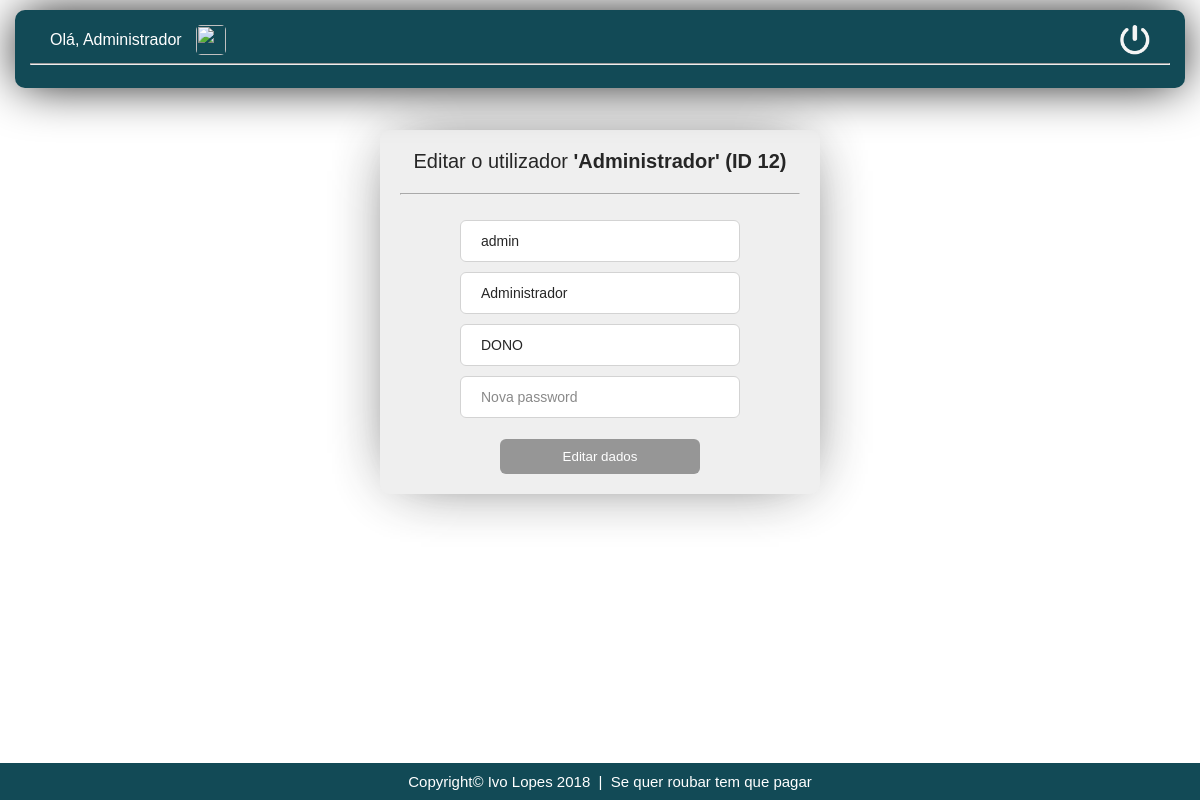
The app's page /projetophp_ivolopes_3TSI/editar.php?p=editar&utilizador=12&nome=Administrador (signed in) with its own data.
### tables this page shows
CREATE TABLE `utilizadores` (
  `id` int(11) NOT NULL,
  `username` varchar(20) NOT NULL,
  `password` varchar(255) NOT NULL,
  `nome` varchar(50) NOT NULL,
  `foto_perfil` text,
  `nivel_acesso` int(1) NOT NULL DEFAULT '1'
);

CREATE TABLE `funcoesutilizadores` (
  `id_user` int(11) NOT NULL,
  `funcao` varchar(50) NOT NULL
);

### projetophp_ivolopes_3TSI/editar.php (the view, shortened to what this page needs)
<?php
	$cod_user = intval($_GET['utilizador']);
	$nome = $_GET['nome'];
	$strcon = mysqli_connect('localhost', 'root', '');
	$consulta = "SELECT username, nome, funcao FROM utilizadores, funcoesutilizadores WHERE utilizadores.id = $cod_user AND funcoesutilizadores.id_user = $cod_user";
	$result = mysqli_query($strcon, $consulta);
	$row = mysqli_num_rows($result);
	if ($row == 1) {
		while ($row = mysqli_fetch_array($result)) {
			$db_user= $row['username'];
			$db_nome = $row['nome'];
			$db_funcao = $row['funcao'];
		}
	}
?>
<!DOCTYPE html>
<html>
<head>
	<link rel="stylesheet" type="text/css" href="css/estilos2.css">
</head>
<body>
	<div id="principal2">
		<label style="font-size: 20px;">Editar o utilizador <b>'<?php echo $nome ?>' (ID <?php echo $cod_user ?>) </b></label>
		<hr style="margin-bottom: 5%; margin-top: 5%;">
		<form id="form1" method="post" action="autenticacaoEditar.php?p=editar&utilizador=<?php echo $cod_user ?>" enctype="multipart/form-data">
			<input type="text" name="username" placeholder="Novo username" maxlength="20" value="<?php echo $db_user; ?>" required>
			<input type="text" name="nome" placeholder="Novo nome" maxlength="50" value="<?php echo $db_nome; ?>" required>
			<input type="text" name="alcunha" placeholder="Nova Alcunha" maxlength="20" value="<?php echo $db_funcao; ?>" required>
			<input type="password" name="password" placeholder="Nova password" maxlength="16" required>
			<input id="bt_editar" type="submit" name="bt_editar" value="Editar dados">
		</form>
	</div>
	<div id="header">
		<label style="color: white; margin-left: 20px; margin-right: 10px; vertical-align: middle;">Olá, <?php echo $_SESSION['nome_user']; ?></label>
		<img src="<?php echo 'fotosPerfil/'. $_SESSION['imagem']; ?> " style="width: 30px; height: 30px; border-radius: 5px; vertical-align: middle;">
		<a href="logout.php"><input type="image" title="Terminar Sessão" src="imagens/sair.png" name="sair" width="30px" style="float: right; margin-right: 20px;"></a>
		<hr>
	</div>
	<div id="footer">
		<label>Copyright&copy Ivo Lopes 2018</label>&nbsp&nbsp|&nbsp&nbsp<label>Se quer roubar tem que pagar</label>
	</div>
</body>
</html>

### projetophp_ivolopes_3TSI/css/estilos2.css (style rules this page uses)
body { background-image: url("../imagens/background2.jpg"); background-attachment: fixed; background-repeat: no-repeat; background-size: 100% 100%; }
#header { position: fixed; top: 10px; right: 2px; left: 2px; background-color: #124a56; box-shadow: 0px 0px 50px -5px black; width: 95%; margin: auto; padding: 15px; border-radius: 10px; font-family: Arial; color: white; }
#principal2 { font-family: Arial; color: black; text-align: center; background-color: #ededed; margin: auto; margin-top: 130px; margin-bottom: 130px; width: 400px; opacity: 0.85; padding: 20px; border-radius: 10px; box-shadow: 0px 0px 60px -20px #1e1e1e; }
#footer { font-family: Arial; font-size: 15px; position: fixed; left: 0; bottom: 0; width: 100%; padding: 10px; background-color: #124a56; color: white; text-align: center; }
input[type=text] { font-family: Arial, Sans-Serif; font-size: 14px; width: 70%; padding: 12px 20px; margin: 5px 0; box-sizing: border-box; border: 1px solid #ccc; border-radius: 6px; }
input[type=password] { font-family: Arial, Sans-Serif; font-size: 14px; width: 70%; padding: 12px 20px; margin: 5px 0; box-sizing: border-box; border: 1px solid #ccc; border-radius: 6px; }
#bt_editar { padding: 10px; border-radius: 6px; border: none; background-color: #848484; color: white; width: 200px; }

### records on screen
utilizadores: username "admin", nome "Administrador", alcunha "DONO"

### other values on screen
$nome "Administrador"
$cod_user "12"
$_SESSION['nome_user'] "Administrador"
